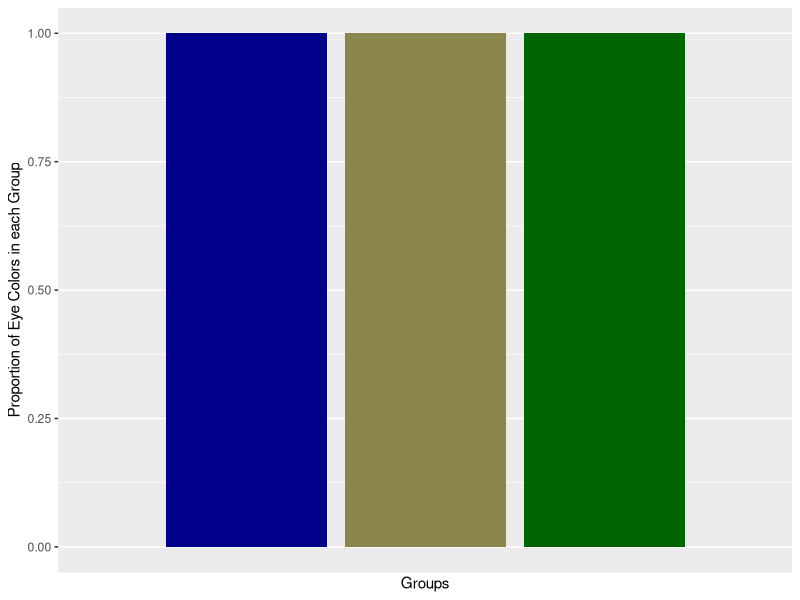
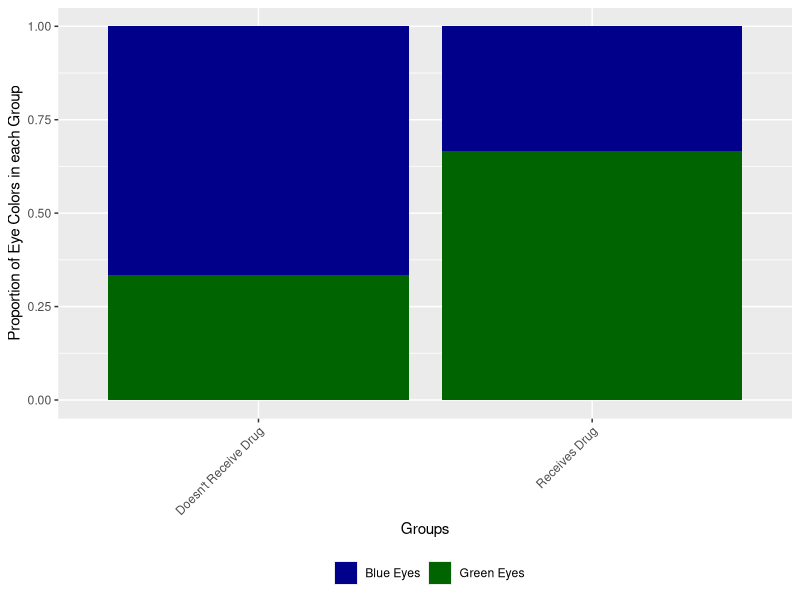
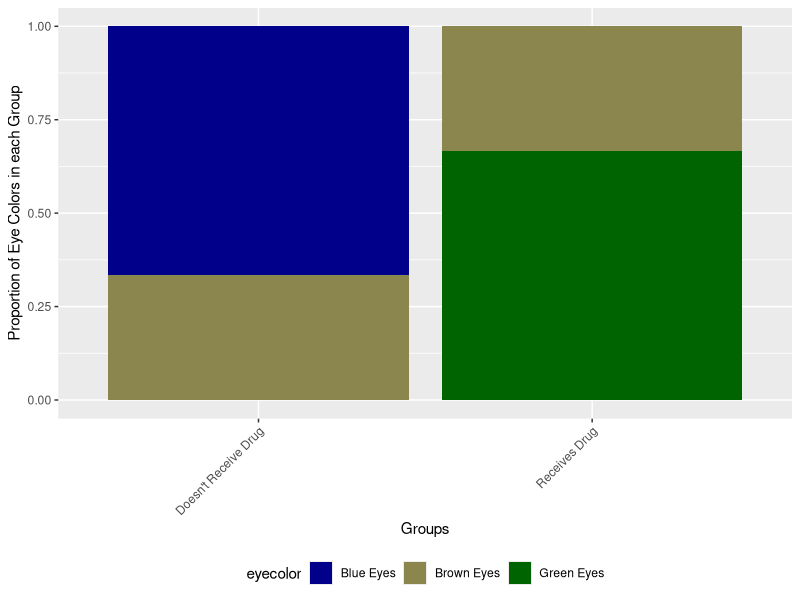
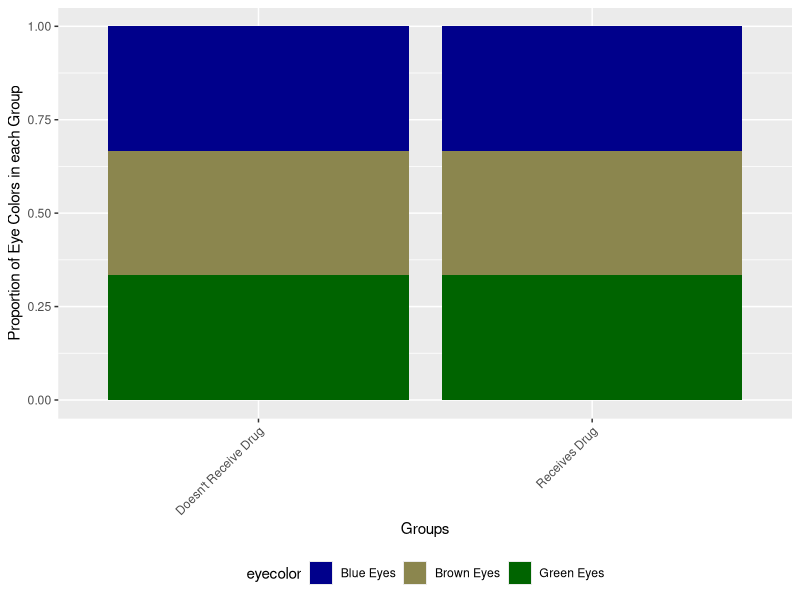

Reproduce these figures in R, in order.
#Validity Part 2
library(ggplot2)
# Code placed in this file fill be executed every time the
      # lesson is started. Any variables created here will show up in
      # the user's working directory and thus be accessible to them
      # throughout the lesson.
eyecolors <-  c("darkblue", "darkgreen", "brown")

#Shows three bars of all three colors.

eyecolor <- c("Green Eyes", "Blue Eyes", "Blue Eyes", 
              "Green Eyes", "Brown Eyes", "Brown Eyes", 
              "Green Eyes", "Blue Eyes", "Brown Eyes")
col4 <- c(1,2,2,1,3,3,1,2,3)
data <- data.frame(eyecolor, col4)
plot1 <- ggplot(data=data, aes(col4, fill=eyecolor)) +
  geom_bar(position="fill", fill=c("darkblue", "khaki4", "darkgreen"))+
  xlab("Groups")+
  ylab("Proportion of Eye Colors in each Group")+
  theme(legend.position="bottom")+
  guides(fill=guide_legend(nrow=1,byrow=TRUE))+
  scale_fill_manual(values=c("darkblue", "khaki4", "darkgreen"))+
  scale_x_discrete(breaks=c(1,2,3))+
  theme(axis.text.x = element_text(angle = 45, hjust = 1))


#Two groups, mixed blue and green.
eyecolor <- c("Green Eyes", "Blue Eyes", "Blue Eyes", 
              "Green Eyes", 
              "Green Eyes", "Blue Eyes")
col1 <- c("Receives Drug","Doesn't Receive Drug","Doesn't Receive Drug",
          "Receives Drug",
         "Doesn't Receive Drug",  "Receives Drug")
data <- data.frame(eyecolor,col1)
eyecolors <-  c("darkblue", "darkgreen", "brown")
plot2 <- ggplot(data=data, aes(col1, fill=eyecolor)) +
  geom_bar(position="fill")+
  xlab("Groups")+
  ylab("Proportion of Eye Colors in each Group")+
  theme(legend.position="bottom")+
  guides(fill=guide_legend(nrow=1,byrow=TRUE))+
  scale_color_manual(values=eyecolors, name="")+
  scale_fill_manual(values=eyecolors, name="")+
  theme(axis.text.x = element_text(angle = 45, hjust = 1))


eyecolor <- c("Green Eyes", "Blue Eyes", "Blue Eyes", 
              "Green Eyes", "Brown Eyes", "Brown Eyes" )
col2 <- c("Receives Drug","Doesn't Receive Drug","Doesn't Receive Drug",
          "Receives Drug","Receives Drug","Doesn't Receive Drug")
data <- data.frame(eyecolor,col2)
plot3 <- ggplot(data=data, aes(col2, fill=eyecolor)) +
  geom_bar(position="fill", na.rm=TRUE)+
  xlab("Groups")+
  ylab("Proportion of Eye Colors in each Group")+
  theme(legend.position="bottom")+
  guides(fill=guide_legend(nrow=1,byrow=TRUE))+
  scale_color_manual()+
  scale_fill_manual(values=c("darkblue", "khaki4", "darkgreen"))+
  theme(axis.text.x = element_text(angle = 45, hjust = 1))

eyecolor <- c("Green Eyes", "Blue Eyes", 
              "Brown Eyes", "Brown Eyes", 
              "Green Eyes", "Blue Eyes")
col3 <- c("Receives Drug","Doesn't Receive Drug",
          "Receives Drug","Doesn't Receive Drug",
          "Doesn't Receive Drug","Receives Drug")
data<- data.frame(eyecolor, col3)
plot4 <- ggplot(data=data, aes(col3, fill=eyecolor)) +
  geom_bar(position="fill")+
  xlab("Groups")+
  ylab("Proportion of Eye Colors in each Group")+
  theme(legend.position="bottom")+
  guides(fill=guide_legend(nrow=1,byrow=TRUE))+
  scale_fill_manual(values=c("darkblue", "khaki4", "darkgreen"))+
  theme(axis.text.x = element_text(angle = 45, hjust = 1))


rm(col1, col2, col3, col4, eyecolor)
